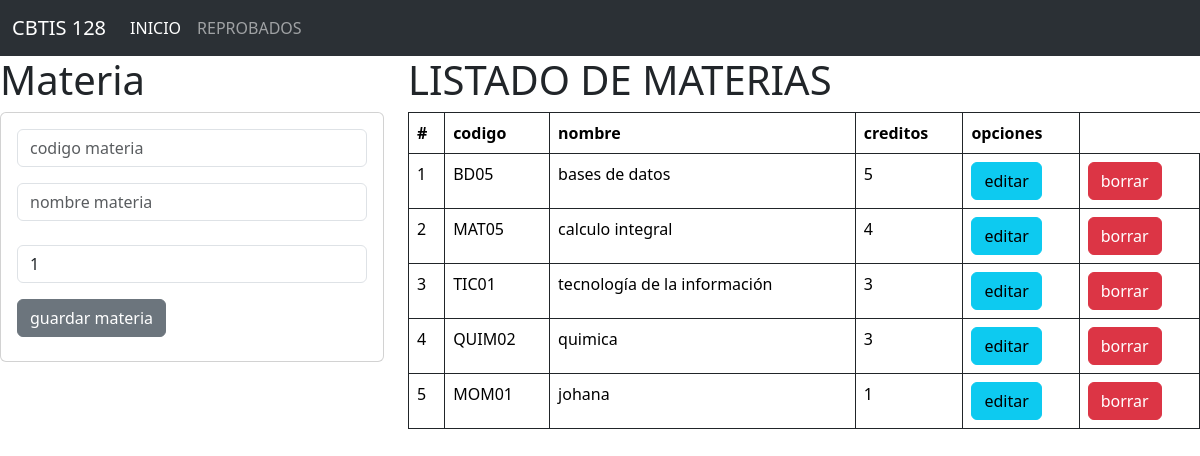
The page / on the database its author committed.
### materia_app/models.py (models this page shows, shortened)
class Materia(models.Model):
    codigo=models.CharField(primary_key=True, max_length=6)
    nombre=models.CharField(max_length=100)
    creditos=models.PositiveSmallIntegerField()

### materia_app/views.py (the view)
# urls.py: path('',views.inicio_vista,name='inicio_vista'),
def inicio_vista(request):
    lasmaterias=Materia.objects.all()
    return render(request,'gestionarMateria.html',{'misMaterias':lasmaterias})

### materia_app/templates/gestionarMateria.html
{% extends "base.html" %}
{% block cuerpo %}
  <div class="row">
    <div class="col-sm-12 col-md-4 col-lg-4 col-xl-4">
    <h1>Materia</h1>
    <div class="card">
        <div class="card-body">
            <form action="registrarMateria/" method="POST"> {% csrf_token %}
                <div class="form-group">
                    <input type="text" id="txtcodigo" name="txtcodigo" class="form-control" placeholder="codigo materia" minlength="1" maxlength="6" required>
                </div>
                <div class="form-group py-3">
                    <input type="text" id="txtmateria" name="txtmateria" class="form-control" placeholder="nombre materia" maxlength="100" required>
                </div>
                <div class="form-group py-2">
                    <input type="text" id="numcreditos" name="numcreditos" class="form-control" minlength="1" maxlength="10" value="1" required>
                </div>
                <div class="form-group py-2">
                    <button type="submit" class="btn btn-secondary">guardar materia</button>
                </div>
            </form>
        </div>
    </div>
    </div>
    <div class="col-sm-12 col-md-8 col-lg-8 col-xl-8">
    <h1>LISTADO DE MATERIAS</h1>
    <table class="table table-bordered border-dark">
        <thead>
        <tr>
            <th scope="col">#</th>
            <th scope="col">codigo</th>
            <th scope="col">nombre</th>
            <th scope="col">creditos</th>
            <th scope="col">opciones</th>
        </tr>
        </thead>
        <tbody>
            {% for m in misMaterias  %}
            <tr>
                <td> {{forloop.counter}} </td>
                <td> {{m.codigo}} </td>
                <td> {{m.nombre}} </td>
                <td> {{m.creditos}} </td>
                <td> <a href="seleccionarMateria/{{m.codigo}}" class="btn btn-info">editar</a></td>
                <td> <a href="borrarMateria/{{m.codigo}}" class="btn btn-danger" >borrar</a></td>
            </tr>
            {% endfor %}
        </tbody>
    </table>
    </div>
</div>
{% endblock %}

### materia_app/templates/base.html (shortened to what this page needs)
<!doctype html>
<html lang="es">
    <head>
    <link href="https://cdn.jsdelivr.net/npm/bootstrap@5.3.3/dist/css/bootstrap.min.css" rel="stylesheet">
    </head>
    <body>
    <nav class="navbar navbar-expand-lg bg-body-tertiary" data-bs-theme="dark">
        <div class="container-fluid">
        <a class="navbar-brand" href="#">CBTIS 128</a>
        <div class="collapse navbar-collapse" id="navbarNav">
            <ul class="navbar-nav">
            <li class="nav-item">
                <a class="nav-link active" aria-current="page" href="#">INICIO</a>
            </li>
            <li class="nav-item">
                <a class="nav-link" href="#">REPROBADOS</a>
            </li>
            </ul>
        </div>
        </div>
    </nav>
    {% block cuerpo %}
    {% endblock %}
    </body>
</html>

### rows shown on the page
Materia: codigo "BD05", nombre "bases de datos", creditos "5"
Materia: codigo "MAT05", nombre "calculo integral", creditos "4"
Materia: codigo "TIC01", nombre "tecnología de la información", creditos "3"
Materia: codigo "QUIM02", nombre "quimica", creditos "3"
Materia: codigo "MOM01", nombre "johana", creditos "1"
